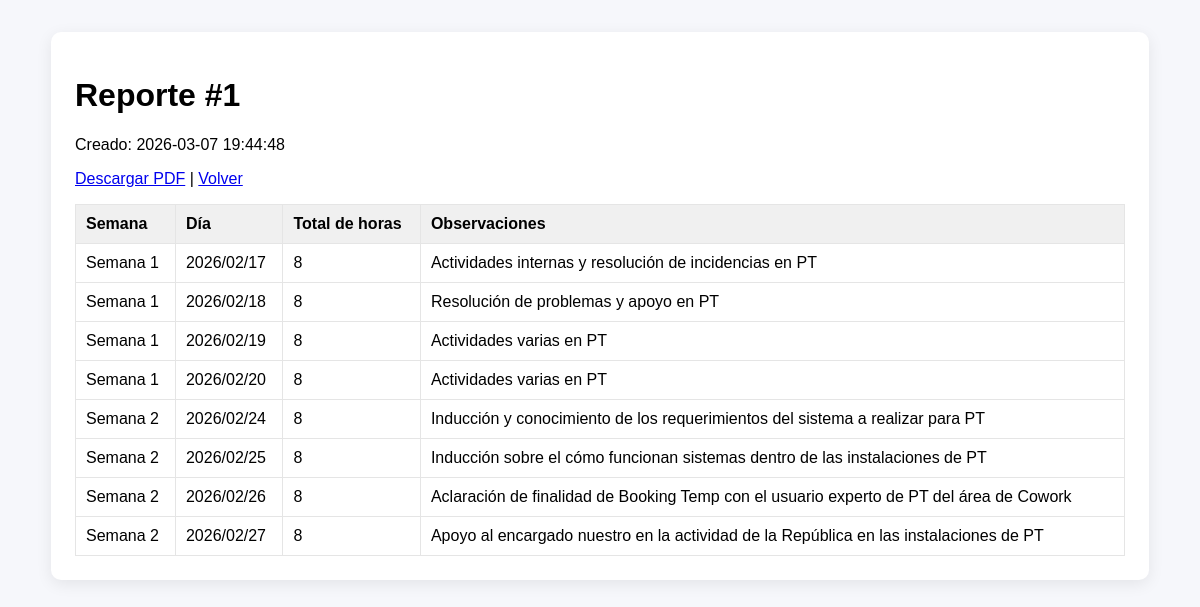
Screenshot of /reports/1 with the database file from the repository.
### tables this page shows
CREATE TABLE reports (
                id INTEGER PRIMARY KEY AUTOINCREMENT,
                created_at TEXT NOT NULL
            );

CREATE TABLE report_entries (
                id INTEGER PRIMARY KEY AUTOINCREMENT,
                report_id INTEGER NOT NULL,
                semana TEXT NOT NULL,
                dia TEXT NOT NULL,
                total_horas INTEGER NOT NULL,
                observaciones TEXT NOT NULL,
                FOREIGN KEY (report_id) REFERENCES reports(id)
            );

### app.py (the view)
@app.get("/reports/<int:report_id>")
def report_detail(report_id: int):
    report = get_report(report_id)
    if not report:
        abort(404)
    return render_template("report_detail.html", report=report)

### db.py (called while the page is built)
def _connection() -> sqlite3.Connection:
    conn = sqlite3.connect(DB_PATH)
    conn.row_factory = sqlite3.Row
    return conn

def get_report(report_id: int) -> Optional[Report]:
    with _connection() as conn:
        report_row = conn.execute("SELECT id, created_at FROM reports WHERE id = ?", (report_id,)).fetchone()
        if not report_row:
            return None
        entry_rows = conn.execute(
            "SELECT semana, dia, total_horas, observaciones FROM report_entries WHERE report_id = ? ORDER BY id",
            (report_id,),
        ).fetchall()
    entries = [
        ReportEntry(
            semana=row["semana"],
            dia=row["dia"],
            total_horas=row["total_horas"],
            observaciones=row["observaciones"],
        )
        for row in entry_rows
    ]
    return Report(id=report_row["id"], created_at=report_row["created_at"], entries=entries)

### templates/report_detail.html (shortened to what this page needs)
<!doctype html>
<html lang="es">
  <head>
    <link rel="stylesheet" href="{{ url_for('static', filename='styles.css') }}" />
  </head>
  <body>
    <main class="container">
      <h1>Reporte #{{ report.id }}</h1>
      <p>Creado: {{ report.created_at }}</p>
      <p>
        <a href="{{ url_for('download_report', report_id=report.id) }}">Descargar PDF</a> |
        <a href="{{ url_for('index') }}">Volver</a>
      </p>
      <table>
        <thead>
          <tr>
            <th>Semana</th>
            <th>Día</th>
            <th>Total de horas</th>
            <th>Observaciones</th>
          </tr>
        </thead>
        <tbody>
          {% for entry in report.entries %}
            <tr>
              <td>{{ entry.semana }}</td>
              <td>{{ entry.dia }}</td>
              <td>{{ entry.total_horas }}</td>
              <td>{{ entry.observaciones }}</td>
            </tr>
          {% endfor %}
        </tbody>
      </table>
    </main>
  </body>
</html>

### static/styles.css (style rules this page uses)
body { font-family: Arial, sans-serif; background: #f6f7fb; margin: 0; }
.container { max-width: 1050px; margin: 32px auto; background: #fff; border-radius: 10px; padding: 24px; box-shadow: 0 4px 16px rgba(0,0,0,0.08); }
table { width: 100%; border-collapse: collapse; margin-top: 12px; }
th, td { border: 1px solid #e5e5e5; padding: 10px; text-align: left; }
th { background: #f0f0f0; }

### rows the page displays
reports: id "1", created_at "2026-03-07 19:44:48"
report_entries: semana "Semana 1", dia "2026/02/17", total_horas "8", observaciones "Actividades internas y resolución de incidencias en PT"
report_entries: semana "Semana 1", dia "2026/02/18", total_horas "8", observaciones "Resolución de problemas y apoyo en PT"
report_entries: semana "Semana 1", dia "2026/02/19", total_horas "8", observaciones "Actividades varias en PT"
report_entries: semana "Semana 1", dia "2026/02/20", total_horas "8", observaciones "Actividades varias en PT"
report_entries: semana "Semana 2", dia "2026/02/24", total_horas "8", observaciones "Inducción y conocimiento de los requerimientos del sistema a realizar para PT"
report_entries: semana "Semana 2", dia "2026/02/25", total_horas "8", observaciones "Inducción sobre el cómo funcionan sistemas dentro de las instalaciones de PT"
report_entries: semana "Semana 2", dia "2026/02/26", total_horas "8", observaciones "Aclaración de finalidad de Booking Temp con el usuario experto de PT del área de Cowork"
report_entries: semana "Semana 2", dia "2026/02/27", total_horas "8", observaciones "Apoyo al encargado nuestro en la actividad de la República en las instalaciones de PT"
